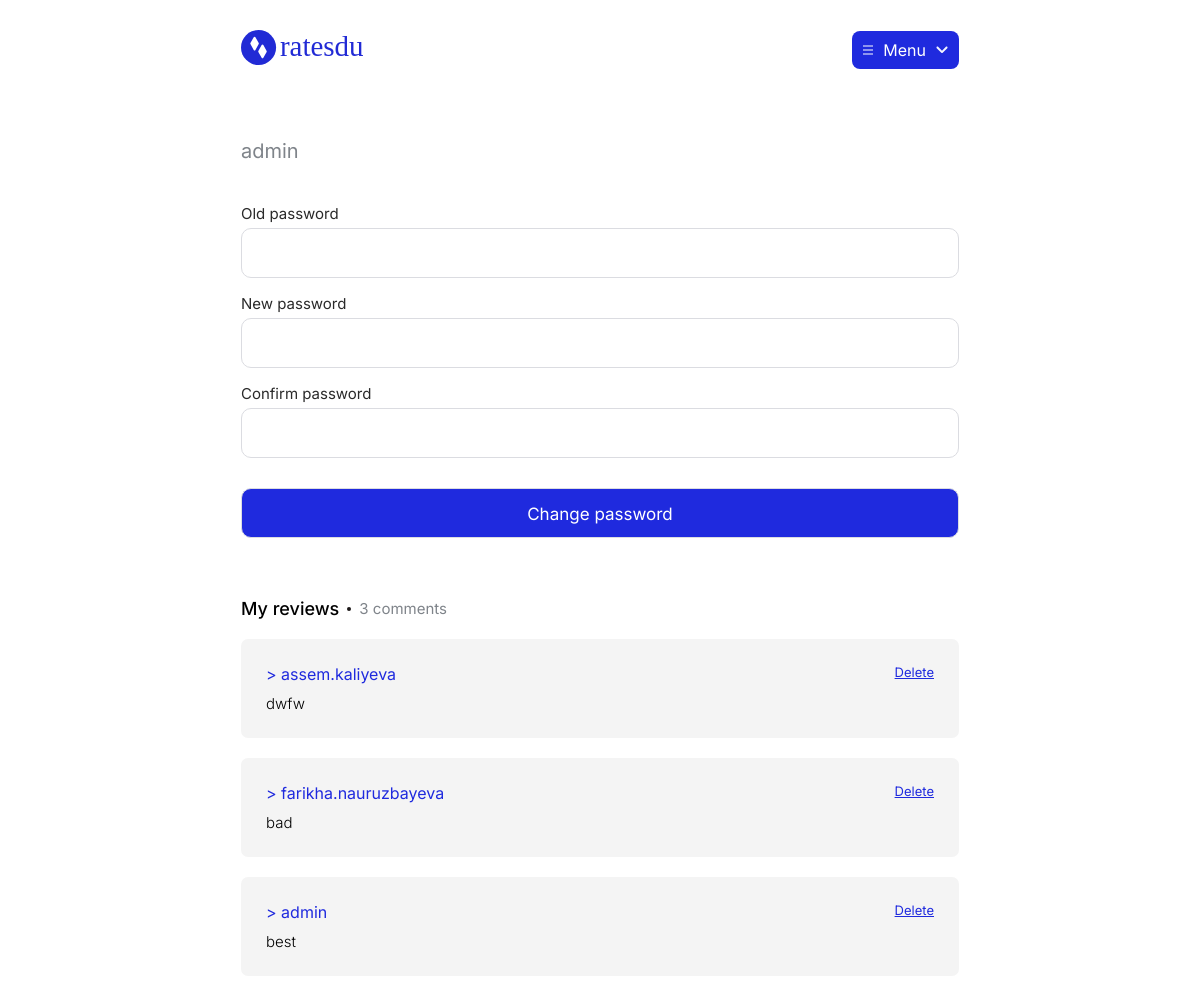
The page /user/profile/ (signed in) on the database its author committed.
### teacher/models.py (models this page shows, shortened)
class Comment(models.Model):
    comment_id = models.BigAutoField(primary_key=True)
    user = models.ForeignKey(User, related_name='given_comments', on_delete=models.CASCADE)
    teacher = models.ForeignKey(User, related_name='received_comments', on_delete=models.CASCADE)
    content = models.TextField('Content')
    date = models.DateTimeField('Date')
    block = models.BooleanField('Block')
    class Meta:
        verbose_name = "Comment"
        verbose_name_plural = "Comments"

### user/views.py (the view, shortened to what this page needs)
# urls.py: path('profile/', views.profile, name='profile'),
def profile(request):
    if not request.user.is_authenticated:
        return redirect('login')
    comments = Comment.objects.filter(user_id=request.user.pk, block=False).order_by('-date')
    data = {
        'user': request.user,
        'form': ChangePasswordForm(request.user),
        'comments': [
            {
                'teacher_id': i.teacher_id,
                'comment_id': i.comment_id,
                'teacher_name': User.objects.get(pk=i.teacher_id, is_staff=True).username,
                'content': i.content,
            } for i in comments
        ]
    }
    return render(request, 'profile/profile.html', data)

### user/forms.py
class ChangePasswordForm(PasswordChangeForm):
    old_password = forms.CharField(widget=forms.PasswordInput(attrs={'id': 'password'}))
    new_password1 = forms.CharField(widget=forms.PasswordInput(attrs={'id': 'password'}))
    new_password2 = forms.CharField(widget=forms.PasswordInput(attrs={'id': 'password'}))

### user/templates/profile/profile.html (shortened to what this page needs)
{% extends 'main/layout.html' %}
{% load static %}
{% block content %}
<div class="content">
		<div class="header">
				<a href="{% url 'main' %}"><img src="{% static 'main/img/logo.svg' %}" alt=""></a>
				<div class="nav_profiles">
					<div class="nav_profile">
						<img src="{% static 'main/img/burger.svg' %}" alt="">
						<p>Menu</p>
						<img class="menu_dropdown" src="{% static 'main/img/dropdowndown.svg' %}" alt="">
					</div>
				</div>
			</div>
		<div class="student_id">{{ user.username }}</div>
		{% if form %}
			<form class="change_password" method="post">
				<div class="login_input">
					<label for="">Old password</label>
					<div class="password_input shake">
						{{ form.old_password  }}
					</div>
				</div>
				<div class="login_input">
					<label for="">New password</label>
					<div class="password_input shake">
						{{ form.new_password1 }}
					</div>
				</div>
				<div class="login_input">
					<label for="">Confirm password</label>
					<div class="password_input shake">
						{{ form.new_password2 }}
					</div>
				</div>
				<div class="login_input">
					<button>Change password</button>
				</div>
			</form>
			<br>
			<br>
			<br>
		{% endif %}
		<div class="about_teacher">
				<span>{{ form|yesno:'My reviews, Reviews' }}</span>
				{% if comments %}
					{% if comments|length == 1 %}
						<div class="circle"></div>
						<span class="comments_count">1 comment</span>
					{% else %}
						<div class="circle"></div>
						<span class="comments_count">{{ comments | length }} comments</span>
					{% endif %}
				{% endif %}
		</div>
		<br>
		<div class="comments">
			{% for comment in comments %}
				<div class="comment">
					<div class="top_info">
						<a class="comment_teacher" href="{% url 'teacher_pk' comment.teacher_id %}">> {{ comment.teacher_name }}</a>
						<a class="delete" href="delete_comment/{{ comment.comment_id }}">Delete</a>
					</div>
					<span class="comment_text">{{ comment.content }}</span>
				</div>
			{% endfor %}
		</div>
	</div>
{% endblock %}

### main/static/main/css/style.css (style rules this page uses)
* { --main-color: #1F2ADE; padding: 0; margin: 0; text-decoration: none; border: none; outline: none; color: inherit; font-family: Inter,ui-sans-serif,system-ui,-apple-system,BlinkMacSystemFont,Segoe UI,Roboto,Helvetica Neue,Arial,Noto Sans,sans-serif,Apple Color Emoji,Segoe UI Emoji,Segoe UI Symbol,Noto Color Emoji; }
body { display: flex; justify-content: center; align-items: center; background-color: white; }
.content { max-width: 768px; background-color: white; padding: 30px 25px; box-sizing: border-box; width: 100%; }
.login_input input { display: block; width: 100%; padding: 15px 10px 13px 15px; border: 1px solid #DBDCE1; border-radius: 10px; box-sizing: border-box; font-size: 17px; color: #6D6C6C; margin-top: 5px; transition: 0.2s; font-family: Arial, "Helvetica Neue", Helvetica, sans-serif; }
.login_input { margin-top: 15px; }
.login_input label { color: #2A2A2A; font-weight: 400; font-size: 15px; }
.login_input button { display: block; width: 100%; padding: 15px 0px 13px 0px; border: 1px solid #DBDCE1; border-radius: 10px; box-sizing: border-box; font-size: 17px; color: white; font-weight: 400; margin-top: 30px; background-color: var(--main-color); cursor: pointer; }
.password_input { top: 0; position: relative; z-index: 1000; background-color: white; width: 100%; transition: 0.2s; }
.circle { border-radius: 50%; background-color: #1B1717; width: 4px; height: 4px; }
.about_teacher { font-size: 18px; font-weight: 500; display: flex; align-items: center; }
.comments_count { color: #7F848A; font-size: 15px; font-weight: 400; }
.about_teacher * { margin-right: 8px; }
.comment { display: flex; flex-direction: column; padding: 25px; background-color: #F4F4F4; margin-bottom: 20px; border-radius: 7px; }
.top_info { display: flex; justify-content: space-between; margin-bottom: 10px; }
.comment_text { font-size: 15px; font-weight: 300; }
.delete { color: var(--main-color); font-size: 13px; text-decoration: underline; }
.comment_teacher { color: var(--main-color); }
.student_id { font-size: 20px; color: #7F848A; margin-bottom: 40px; }
.header { display: flex; justify-content: space-between; align-items: center; margin-bottom: 30px; }
.header a img { height: 35px; }
.nav_profile { border-radius: 8px; color: #fff; padding: 9px 11px; display: flex; background-color: #1F2ADE; }
.nav_profile img { padding-right: 10px; color: red; }
.nav_profile img:last-child { padding-right: 0px; margin-left: 10px; }
.nav_profiles { position: relative; }
.nav_profile img:last-child { padding-right: 0px; margin-left: 10px; transition: 0.5s; }

### rows shown on the page
Comment: content "dwfw"
Comment: content "bad"
Comment: content "best"

### other values the page prints
{{ user.username }} "admin"
{{ comments | length }} "3"
{{ comment.teacher_name }} "assem.kaliyeva" "farikha.nauruzbayeva" "admin"
